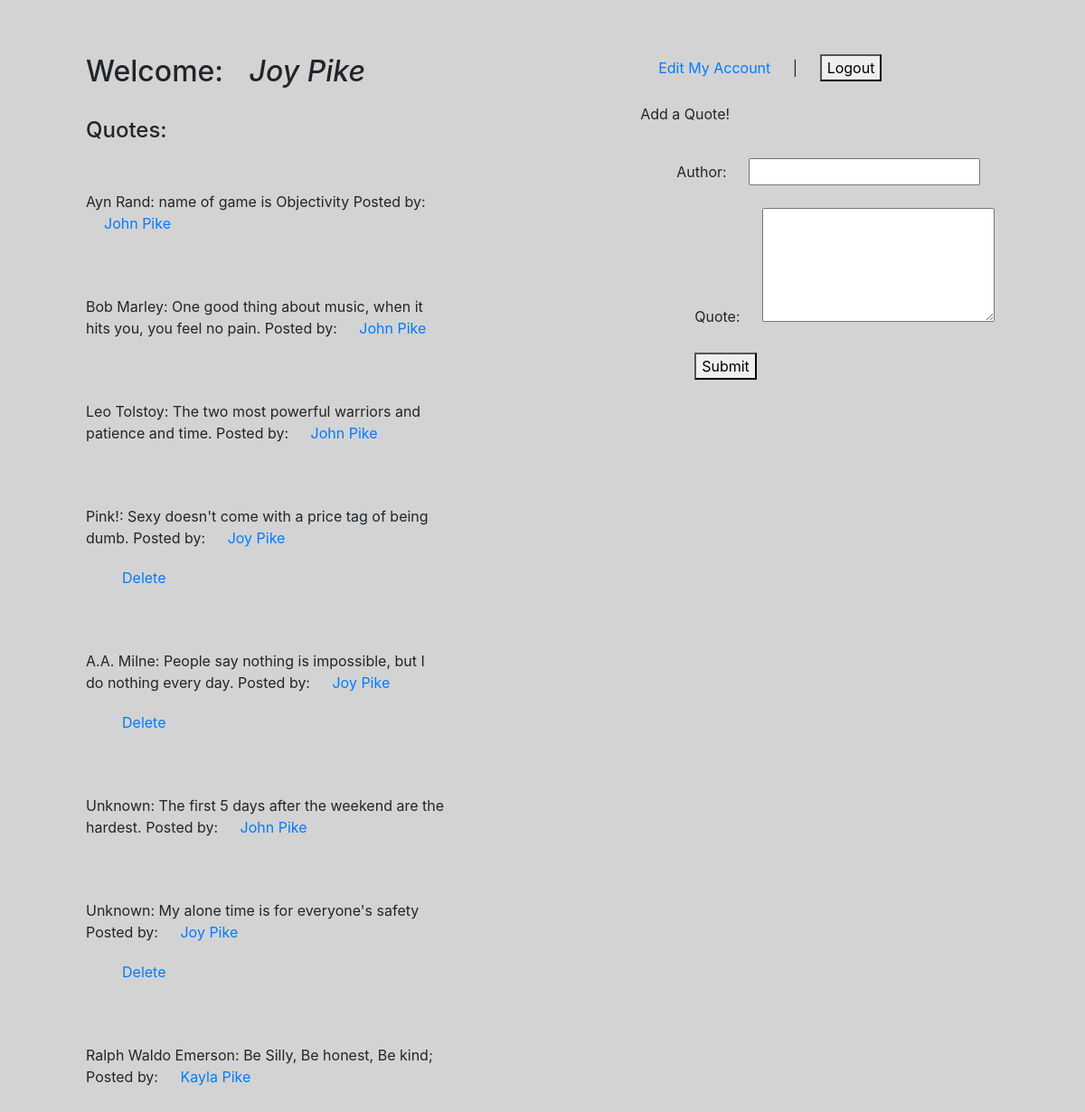
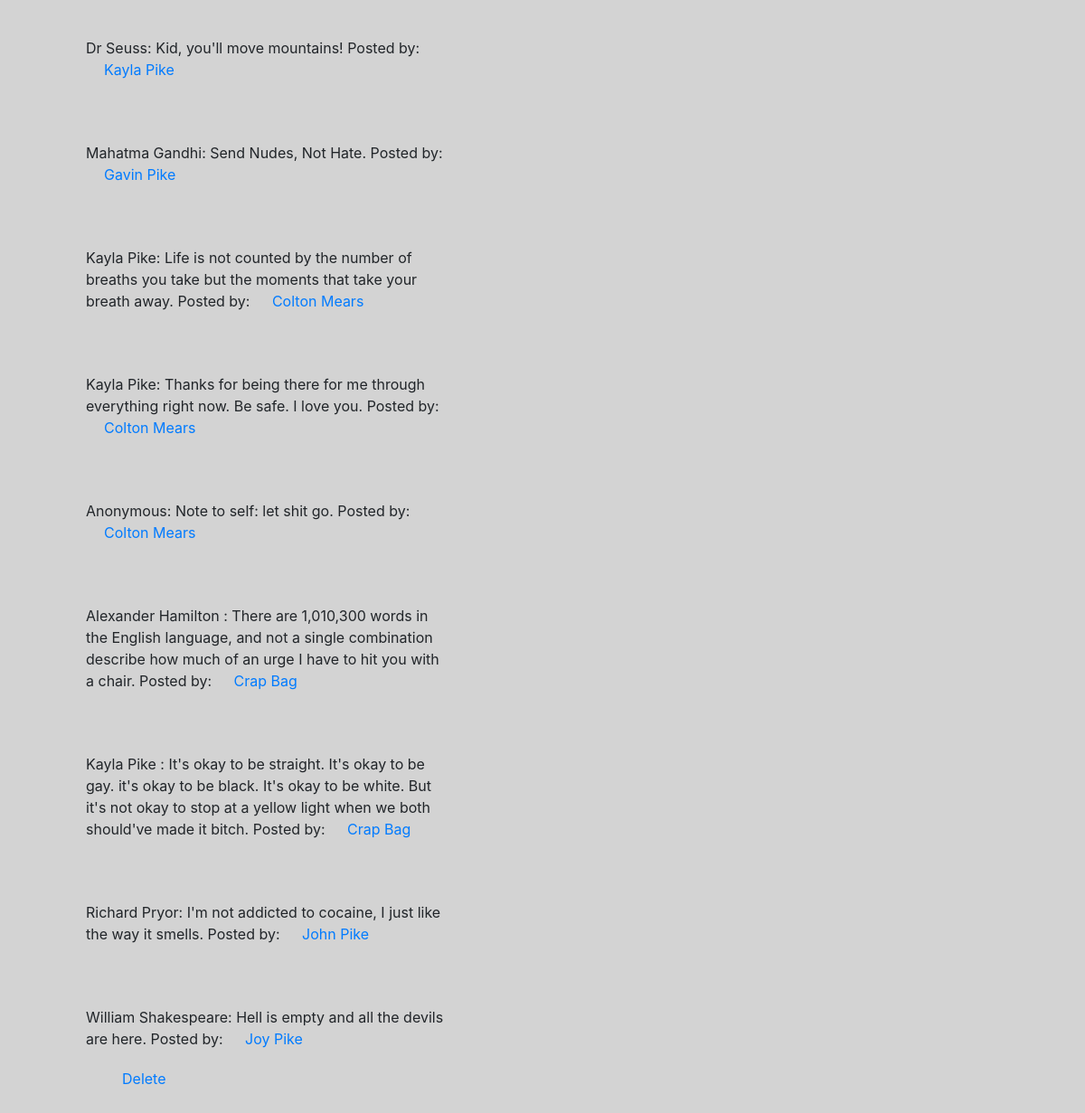
/home (signed in), run on the app's committed database (2 pictures, top to bottom).
### quoteDashApp/models.py (models this page shows, shortened)
class User(models.Model):
    firstName = models.CharField(max_length=255)
    lastName = models.CharField(max_length=255)
    email = models.CharField(max_length=255)
    password = models.CharField(max_length=255)
    created_at = models.DateTimeField(auto_now_add=True)
    updated_at = models.DateTimeField(auto_now=True)
    objects = UserManager()

class Quote(models.Model):
    author = models.CharField(max_length=45)
    content = models.TextField()
    user_id = models.ForeignKey(
        User, related_name="quote", on_delete=models.CASCADE)
    created_at = models.DateTimeField(auto_now_add=True)
    updated_at = models.DateTimeField(auto_now=True)
    objects = QuoteManager()

### quoteDashApp/views.py (the view)
# urls.py: 2. Add a URL to urlpatterns:  path('', views.home, name='home')
def home(request):
    if "loggedInID" not in request.session:
        messages.error(request, "You must log in first.")
        return redirect("/")
    context = {
        "loggedinuser" : User.objects.get(id = request.session["loggedInID"]),
        "authorQuote" : Quote.objects.all(),
        "userInfo" : User.objects.all()
    }
    print(request.session["loggedInID"])
    return render(request, "quoteHomepage.html", context)

### quoteDashApp/templates/quoteHomepage.html (shortened to what this page needs)
<!DOCTYPE html>
<html lang="en">
<head>
    <link rel="stylesheet" href="https://stackpath.bootstrapcdn.com/bootstrap/4.5.2/css/bootstrap.min.css"
>
</head>
<body>
    <div class="d-flex flex-row justify-content-between">
        <div class="col-5">
            <h2>Welcome: <i>{{loggedinuser.firstName}} {{loggedinuser.lastName}}</i></h2>
            <br>
            <h4>Quotes:</h4>
            <br>
            <form action="/addAuthorQuote" method="post">
                {% for quotes in authorQuote %}
                    {{quotes.author}}:
                    {{quotes.content}}
                    Posted by: <a href="/loggedUserQuotes/{{quotes.user_id.id}}">{{quotes.user_id.firstName}} {{quotes.user_id.lastName}}</a>
                    <div>
                    {% if loggedinuser == quotes.user_id %} <a href="/delete/{{quotes.id}}">Delete</a>
                    {% endif %}
                </div><br><br>
                {% endfor %}
            </form>
        </div>
        <div>
            <a href="/editUserAcct/{{loggedinuser.id}}">Edit My Account</a> |
            <a href="/logout"><button type="submit">Logout</button></a>
            <br><br>
            Add a Quote!
            <br>
            <form action="/userQuotes" method="post">
                <label for="author">Author: </label>
                <input type="text" name="author" id="author">
                <div>
                    <label for="content">Quote: </label>
                    <textarea name="content" id="content" cols="23" rows="5"></textarea>
                    <div>
                        <button type="submit">Submit</button>
                    </div>
                </div>
            </form>
        </div>
    </div>
</body>
</html>

### quoteDashApp/templates/quoteHomepage.html (style rules this page uses)
* { margin: 20px; }
body { background-color: lightgray; }

### data on the page
User: firstName "Joy", lastName "Pike"
Quote: author "Ayn Rand", content "name of game is Objectivity", user_id.firstName "John", user_id.lastName "Pike"
Quote: author "Bob Marley", content "One good thing about music, when it hits you, you feel no pain.", user_id.firstName "John", user_id.lastName "Pike"
Quote: author "Leo Tolstoy", content "The two most powerful warriors and patience and time.", user_id.firstName "John", user_id.lastName "Pike"
Quote: author "Pink!", content "Sexy doesn't come with a price tag of being dumb.", user_id.firstName "Joy", user_id.lastName "Pike"
Quote: author "A.A. Milne", content "People say nothing is impossible, but I do nothing every day.", user_id.firstName "Joy", user_id.lastName "Pike"
Quote: author "Unknown", content "The first 5 days after the weekend are the hardest.", user_id.firstName "John", user_id.lastName "Pike"
Quote: author "Unknown", content "My alone time is for everyone's safety", user_id.firstName "Joy", user_id.lastName "Pike"
Quote: author "Ralph Waldo Emerson", content "Be Silly, Be honest, Be kind;", user_id.firstName "Kayla", user_id.lastName "Pike"
Quote: author "Dr Seuss", content "Kid, you'll move mountains!", user_id.firstName "Kayla", user_id.lastName "Pike"
Quote: author "Mahatma Gandhi", content "Send Nudes, Not Hate.", user_id.firstName "Gavin", user_id.lastName "Pike"
Quote: author "Kayla Pike", content "Life is not counted by the number of breaths you take but the moments that take your breath away.", user_id.firstName "Colton", user_id.lastName "Mears"
Quote: author "Kayla Pike", content "Thanks for being there for me through everything right now. Be safe. I love you.", user_id.firstName "Colton", user_id.lastName "Mears"
Quote: author "Anonymous", content "Note to self: let shit go.", user_id.firstName "Colton", user_id.lastName "Mears"
Quote: author "Alexander Hamilton", content "There are 1,010,300 words in the English language, and not a single combination describe how much of an urge I have to hit you with a chair.", user_id.firstName "Crap", user_id.lastName "Bag"
Quote: author "Kayla Pike", content "It's okay to be straight. It's okay to be gay. it's okay to be black. It's okay to be white. But it's not okay to stop at a yellow light when we both should've made it bitch.", user_id.firstName "Crap", user_id.lastName "Bag"
Quote: author "Richard Pryor", content "I'm not addicted to cocaine, I just like the way it smells.", user_id.firstName "John", user_id.lastName "Pike"
Quote: author "William Shakespeare", content "Hell is empty and all the devils are here.", user_id.firstName "Joy", user_id.lastName "Pike"
